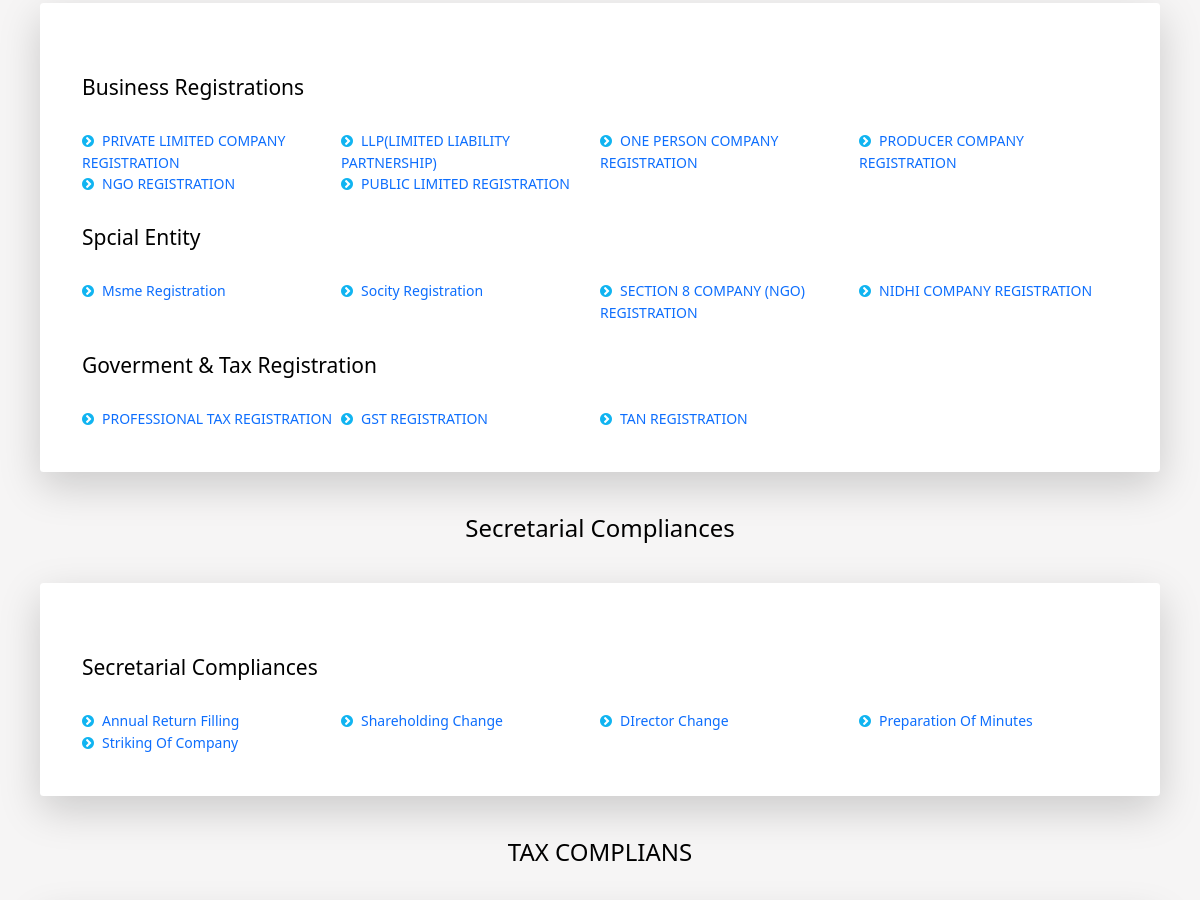
The page /services/ (middle part) on the database as committed earlier.
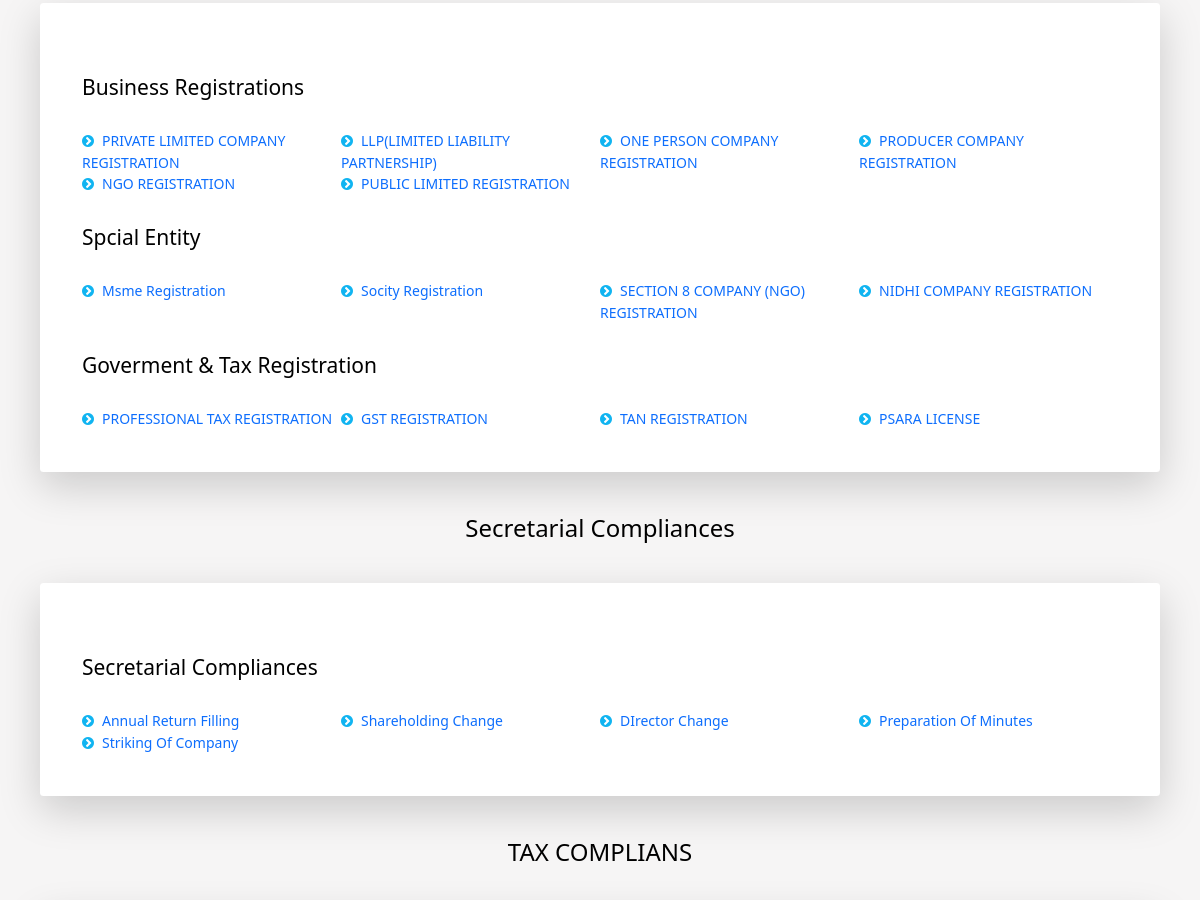
The same page on the database as committed later.
### registration/models.py (models this page shows, shortened)
class Registration(models.Model):
    title = models.CharField(max_length=50)
    slug = models.SlugField(blank=True)
    type = models.CharField(max_length=1,choices=((1,'registration'),(2,'othernavs')))

class RegistrationSubMenu(models.Model):
    title = models.ForeignKey(Registration, on_delete=models.CASCADE ,related_name="RegistrationSubMenu")
    slug = models.SlugField(blank=True)
    submenu = models.CharField(max_length=50)
    class Meta:
        unique_together = [['title', 'submenu']]

### othernavs/models.py (models this page shows, shortened)
class Registration(models.Model):
    title = models.CharField(max_length=50)
    slug = models.SlugField(blank=True)

class RegistrationSubMenu(models.Model):
    title = models.ForeignKey(Registration, on_delete=models.CASCADE ,related_name="RegistrationSubMenu")
    submenu = models.CharField(max_length=50)
    slug = models.SlugField(blank=True)
    class Meta:
        unique_together = [['title', 'submenu']]

### Home/views.py (the view)
# urls.py: path('services/', views.services, name="services"),
def services(request):
    return render(request,'services.html')

### Home/context_processors.py (called while the page is built)
def regfunc(request):
   Registrations = Registration.objects.all()
   othernavregob = othernavreg.objects.all()
   tfiling = TaxFiling.objects.all()
   messages =  conversation.objects.filter(msgby=request.user.id).order_by('time') if request.user.is_authenticated else []
   res= {
      'Registrations':Registrations,
      'othernavreg':othernavregob,
      'tfiling':tfiling,
      'msg':messages,
      'editnames':editname,
      'choices' : BlogNews().Getchoices
   }
   return res

### Home/models.py (called while the page is built)
    def Getchoices(self):
        return self.Tchoice

### templates/services.html (shortened to what this page needs)
{% extends 'basic.html' %}
{% block content %}
  <div class="services-page">
            <div class="btContentWrap btClear">
                <div class="main-sec ">
                    <div class="white-box shadow-lg p-3 mb-5 bg-white rounded p-5">
                    {% for regs in Registrations %}
                        <h3>{{regs.title}}</h3>
                        <ul>
                        {% for r in regs.RegistrationSubMenu.all %}
                            <li><a href="{% url 'registration' slug1=regs.slug slug2=r.slug %}">{{r.submenu}}</a></li>
                        {% endfor %}
                        </ul>
                    {% endfor %}
                    </div>
                    {% for regs in othernavreg %}
                    <div class="services-head">
                        <h3>{{regs.title}}</h3>
                    </div>
                    <div class="white-box shadow-lg p-3 mb-5 bg-white rounded p-5">
                        <h3>{{regs.title}}</h3>
                        <ul>
                        {% for r in regs.RegistrationSubMenu.all %}
                            <li><a href="{% url 'handlenav' slug1=regs.slug slug2=r.slug %}">{{r.submenu}}</a></li>
                        {% endfor %}
                        </ul>
                    </div>
                    {% endfor %}
                </div>
            </div>
        </div>
{% endblock %}

Rows that differ between the two databases and show on the page:
added RegistrationSubMenu: submenu "PSARA LICENSE", shown under Registration "Goverment & Tax Registration"
